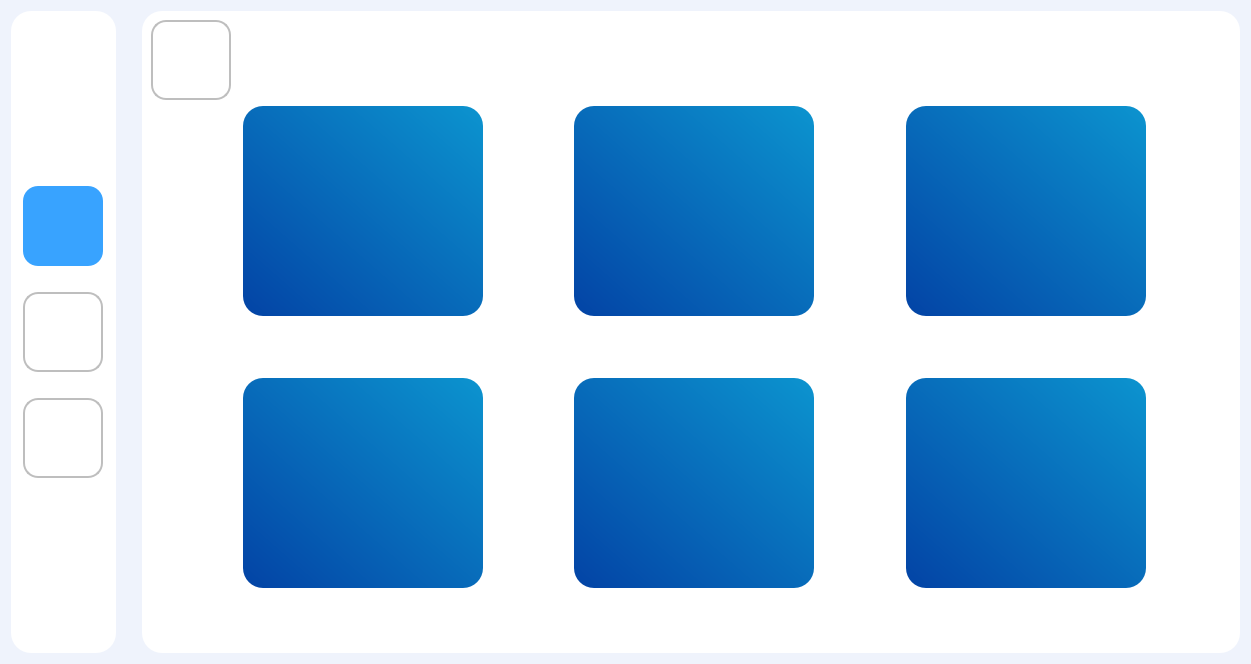
<?xml version="1.0" encoding="UTF-8"?>
<ui version="4.0">
 <class>Form</class>
 <widget class="QWidget" name="Form">
  <property name="geometry">
   <rect>
    <x>0</x>
    <y>0</y>
    <width>1251</width>
    <height>664</height>
   </rect>
  </property>
  <property name="windowTitle">
   <string>Form</string>
  </property>
  <property name="styleSheet">
   <string notr="true">font-family:Ubuntu;
font-size: 20px;
background-color: rgb(239, 243, 252);</string>
  </property>
  <layout class="QGridLayout" name="gridLayout_2">
   <item row="0" column="2">
    <widget class="QGroupBox" name="groupBox_2">
     <property name="styleSheet">
      <string notr="true">background-color: rgb(255, 255, 255);
border-radius:20% 20%;
	border-top-color: rgb(0, 0, 0);
</string>
     </property>
     <property name="title">
      <string/>
     </property>
     <layout class="QGridLayout" name="gridLayout_3">
      <item row="3" column="1">
       <widget class="QPushButton" name="diabetes_btn">
        <property name="minimumSize">
         <size>
          <width>240</width>
          <height>210</height>
         </size>
        </property>
        <property name="maximumSize">
         <size>
          <width>240</width>
          <height>210</height>
         </size>
        </property>
        <property name="styleSheet">
         <string notr="true">QPushButton{
background-color: qlineargradient(spread:pad, x1:0, y1:1, x2:1, y2:0, stop:0 rgba(3, 67, 165, 255), stop:1 rgba(12, 148, 207, 255));

}

QPushButton:pressed{
padding-left:5px;
padding-top:5px;
background-color:rgba(2, 65, 118, 100);
background-postion:calc(100% - 10px) center;

}

QPushButton:hover {
	background-color: rgb(181, 181, 181);
border-radius:20% 20%;
	border-color: rgb(0, 0, 0);

}</string>
        </property>
        <property name="text">
         <string/>
        </property>
        <property name="icon">
         <iconset resource="app_resources.qrc">
          <normaloff>:/ICONS/icons/diabetes text.png</normaloff>:/ICONS/icons/diabetes text.png</iconset>
        </property>
        <property name="iconSize">
         <size>
          <width>160</width>
          <height>160</height>
         </size>
        </property>
        <property name="flat">
         <bool>false</bool>
        </property>
       </widget>
      </item>
      <item row="1" column="6">
       <spacer name="horizontalSpacer_4">
        <property name="orientation">
         <enum>Qt::Horizontal</enum>
        </property>
        <property name="sizeHint" stdset="0">
         <size>
          <width>40</width>
          <height>20</height>
         </size>
        </property>
       </spacer>
      </item>
      <item row="1" column="2">
       <spacer name="horizontalSpacer_6">
        <property name="orientation">
         <enum>Qt::Horizontal</enum>
        </property>
        <property name="sizeHint" stdset="0">
         <size>
          <width>40</width>
          <height>20</height>
         </size>
        </property>
       </spacer>
      </item>
      <item row="2" column="1">
       <spacer name="verticalSpacer_9">
        <property name="orientation">
         <enum>Qt::Vertical</enum>
        </property>
        <property name="sizeHint" stdset="0">
         <size>
          <width>20</width>
          <height>40</height>
         </size>
        </property>
       </spacer>
      </item>
      <item row="4" column="1">
       <spacer name="verticalSpacer_6">
        <property name="orientation">
         <enum>Qt::Vertical</enum>
        </property>
        <property name="sizeHint" stdset="0">
         <size>
          <width>20</width>
          <height>40</height>
         </size>
        </property>
       </spacer>
      </item>
      <item row="3" column="5">
       <widget class="QPushButton" name="parkinson_btn">
        <property name="minimumSize">
         <size>
          <width>240</width>
          <height>210</height>
         </size>
        </property>
        <property name="maximumSize">
         <size>
          <width>240</width>
          <height>210</height>
         </size>
        </property>
        <property name="styleSheet">
         <string notr="true">QPushButton{
background-color: qlineargradient(spread:pad, x1:0, y1:1, x2:1, y2:0, stop:0 rgba(3, 67, 165, 255), stop:1 rgba(12, 148, 207, 255));

}

QPushButton:pressed{
padding-left:5px;
padding-top:5px;
background-color:rgba(2, 65, 118, 100);
background-postion:calc(100% - 10px) center;

}

QPushButton:hover {
	background-color: rgb(181, 181, 181);
border-radius:20% 20%;
	border-color: rgb(0, 0, 0);

}</string>
        </property>
        <property name="text">
         <string/>
        </property>
        <property name="icon">
         <iconset resource="app_resources.qrc">
          <normaloff>:/ICONS/icons/parkinson text.png</normaloff>:/ICONS/icons/parkinson text.png</iconset>
        </property>
        <property name="iconSize">
         <size>
          <width>150</width>
          <height>150</height>
         </size>
        </property>
        <property name="flat">
         <bool>false</bool>
        </property>
       </widget>
      </item>
      <item row="0" column="3">
       <spacer name="verticalSpacer_13">
        <property name="orientation">
         <enum>Qt::Vertical</enum>
        </property>
        <property name="sizeHint" stdset="0">
         <size>
          <width>20</width>
          <height>40</height>
         </size>
        </property>
       </spacer>
      </item>
      <item row="1" column="5">
       <widget class="QPushButton" name="breast_btn">
        <property name="minimumSize">
         <size>
          <width>240</width>
          <height>210</height>
         </size>
        </property>
        <property name="maximumSize">
         <size>
          <width>240</width>
          <height>210</height>
         </size>
        </property>
        <property name="styleSheet">
         <string notr="true">QPushButton{
background-color: qlineargradient(spread:pad, x1:0, y1:1, x2:1, y2:0, stop:0 rgba(3, 67, 165, 255), stop:1 rgba(12, 148, 207, 255));

}

QPushButton:pressed{
padding-left:5px;
padding-top:5px;
background-color:rgba(2, 65, 118, 100);
background-postion:calc(100% - 10px) center;

}

QPushButton:hover {
	background-color: rgb(181, 181, 181);
border-radius:20% 20%;
	border-color: rgb(0, 0, 0);

}</string>
        </property>
        <property name="text">
         <string/>
        </property>
        <property name="icon">
         <iconset resource="app_resources.qrc">
          <normaloff>:/ICONS/icons/breast cancer text.png</normaloff>:/ICONS/icons/breast cancer text.png</iconset>
        </property>
        <property name="iconSize">
         <size>
          <width>150</width>
          <height>150</height>
         </size>
        </property>
        <property name="flat">
         <bool>false</bool>
        </property>
       </widget>
      </item>
      <item row="1" column="0">
       <spacer name="horizontalSpacer_2">
        <property name="orientation">
         <enum>Qt::Horizontal</enum>
        </property>
        <property name="sizeHint" stdset="0">
         <size>
          <width>40</width>
          <height>20</height>
         </size>
        </property>
       </spacer>
      </item>
      <item row="1" column="3">
       <widget class="QPushButton" name="heart_btn">
        <property name="minimumSize">
         <size>
          <width>240</width>
          <height>210</height>
         </size>
        </property>
        <property name="maximumSize">
         <size>
          <width>240</width>
          <height>210</height>
         </size>
        </property>
        <property name="styleSheet">
         <string notr="true">QPushButton{
background-color: qlineargradient(spread:pad, x1:0, y1:1, x2:1, y2:0, stop:0 rgba(3, 67, 165, 255), stop:1 rgba(12, 148, 207, 255));

}

QPushButton:pressed{
padding-left:5px;
padding-top:5px;
background-color:rgba(2, 65, 118, 100);
background-postion:calc(100% - 10px) center;

}

QPushButton:hover {
	background-color: rgb(181, 181, 181);
border-radius:20% 20%;
	border-color: rgb(0, 0, 0);

}</string>
        </property>
        <property name="text">
         <string/>
        </property>
        <property name="icon">
         <iconset resource="app_resources.qrc">
          <normaloff>:/ICONS/icons/heart text.png</normaloff>:/ICONS/icons/heart text.png</iconset>
        </property>
        <property name="iconSize">
         <size>
          <width>150</width>
          <height>150</height>
         </size>
        </property>
        <property name="flat">
         <bool>false</bool>
        </property>
       </widget>
      </item>
      <item row="3" column="0">
       <spacer name="horizontalSpacer_3">
        <property name="orientation">
         <enum>Qt::Horizontal</enum>
        </property>
        <property name="sizeHint" stdset="0">
         <size>
          <width>40</width>
          <height>20</height>
         </size>
        </property>
       </spacer>
      </item>
      <item row="2" column="5">
       <spacer name="verticalSpacer_11">
        <property name="orientation">
         <enum>Qt::Vertical</enum>
        </property>
        <property name="sizeHint" stdset="0">
         <size>
          <width>20</width>
          <height>40</height>
         </size>
        </property>
       </spacer>
      </item>
      <item row="4" column="3">
       <spacer name="verticalSpacer_7">
        <property name="orientation">
         <enum>Qt::Vertical</enum>
        </property>
        <property name="sizeHint" stdset="0">
         <size>
          <width>20</width>
          <height>40</height>
         </size>
        </property>
       </spacer>
      </item>
      <item row="3" column="6">
       <spacer name="horizontalSpacer_5">
        <property name="orientation">
         <enum>Qt::Horizontal</enum>
        </property>
        <property name="sizeHint" stdset="0">
         <size>
          <width>40</width>
          <height>20</height>
         </size>
        </property>
       </spacer>
      </item>
      <item row="1" column="1">
       <widget class="QPushButton" name="brain_cancer_btn">
        <property name="minimumSize">
         <size>
          <width>240</width>
          <height>210</height>
         </size>
        </property>
        <property name="maximumSize">
         <size>
          <width>240</width>
          <height>210</height>
         </size>
        </property>
        <property name="styleSheet">
         <string notr="true">QPushButton{
	border-top-color: rgb(0, 0, 0);
background-color: qlineargradient(spread:pad, x1:0, y1:1, x2:1, y2:0, stop:0 rgba(3, 67, 165, 255), stop:1 rgba(12, 148, 207, 255));

}

QPushButton:pressed{
padding-left:5px;
padding-top:5px;
background-color:rgba(2, 65, 118, 100);
background-postion:calc(100% - 10px) center;

}

QPushButton:hover {
	background-color: rgb(181, 181, 181);
border-radius:20% 20%;
	border-color: rgb(0, 0, 0);

}</string>
        </property>
        <property name="text">
         <string/>
        </property>
        <property name="icon">
         <iconset resource="app_resources.qrc">
          <normaloff>:/ICONS/icons/brain text.png</normaloff>:/ICONS/icons/brain text.png</iconset>
        </property>
        <property name="iconSize">
         <size>
          <width>150</width>
          <height>150</height>
         </size>
        </property>
        <property name="flat">
         <bool>false</bool>
        </property>
       </widget>
      </item>
      <item row="0" column="1">
       <spacer name="verticalSpacer_12">
        <property name="orientation">
         <enum>Qt::Vertical</enum>
        </property>
        <property name="sizeHint" stdset="0">
         <size>
          <width>20</width>
          <height>40</height>
         </size>
        </property>
       </spacer>
      </item>
      <item row="3" column="3">
       <widget class="QPushButton" name="blood_btn">
        <property name="minimumSize">
         <size>
          <width>240</width>
          <height>210</height>
         </size>
        </property>
        <property name="maximumSize">
         <size>
          <width>240</width>
          <height>210</height>
         </size>
        </property>
        <property name="styleSheet">
         <string notr="true">QPushButton{
background-color: qlineargradient(spread:pad, x1:0, y1:1, x2:1, y2:0, stop:0 rgba(3, 67, 165, 255), stop:1 rgba(12, 148, 207, 255));

}

QPushButton:pressed{
padding-left:5px;
padding-top:5px;
background-color:rgba(2, 65, 118, 100);
background-postion:calc(100% - 10px) center;

}

QPushButton:hover {
	background-color: rgb(181, 181, 181);
border-radius:20% 20%;
	border-color: rgb(0, 0, 0);

}</string>
        </property>
        <property name="text">
         <string/>
        </property>
        <property name="icon">
         <iconset resource="app_resources.qrc">
          <normaloff>:/ICONS/icons/blood with text.png</normaloff>:/ICONS/icons/blood with text.png</iconset>
        </property>
        <property name="iconSize">
         <size>
          <width>150</width>
          <height>150</height>
         </size>
        </property>
        <property name="flat">
         <bool>false</bool>
        </property>
       </widget>
      </item>
      <item row="4" column="5">
       <spacer name="verticalSpacer_8">
        <property name="orientation">
         <enum>Qt::Vertical</enum>
        </property>
        <property name="sizeHint" stdset="0">
         <size>
          <width>20</width>
          <height>40</height>
         </size>
        </property>
       </spacer>
      </item>
      <item row="2" column="3">
       <spacer name="verticalSpacer_10">
        <property name="orientation">
         <enum>Qt::Vertical</enum>
        </property>
        <property name="sizeHint" stdset="0">
         <size>
          <width>20</width>
          <height>40</height>
         </size>
        </property>
       </spacer>
      </item>
      <item row="3" column="2">
       <spacer name="horizontalSpacer_7">
        <property name="orientation">
         <enum>Qt::Horizontal</enum>
        </property>
        <property name="sizeHint" stdset="0">
         <size>
          <width>40</width>
          <height>20</height>
         </size>
        </property>
       </spacer>
      </item>
      <item row="0" column="5">
       <spacer name="verticalSpacer_14">
        <property name="orientation">
         <enum>Qt::Vertical</enum>
        </property>
        <property name="sizeHint" stdset="0">
         <size>
          <width>20</width>
          <height>40</height>
         </size>
        </property>
       </spacer>
      </item>
      <item row="1" column="4">
       <spacer name="horizontalSpacer_8">
        <property name="orientation">
         <enum>Qt::Horizontal</enum>
        </property>
        <property name="sizeHint" stdset="0">
         <size>
          <width>40</width>
          <height>20</height>
         </size>
        </property>
       </spacer>
      </item>
      <item row="3" column="4">
       <spacer name="horizontalSpacer_9">
        <property name="orientation">
         <enum>Qt::Horizontal</enum>
        </property>
        <property name="sizeHint" stdset="0">
         <size>
          <width>40</width>
          <height>20</height>
         </size>
        </property>
       </spacer>
      </item>
      <item row="0" column="0">
       <widget class="QPushButton" name="results_btn">
        <property name="minimumSize">
         <size>
          <width>80</width>
          <height>80</height>
         </size>
        </property>
        <property name="maximumSize">
         <size>
          <width>80</width>
          <height>80</height>
         </size>
        </property>
        <property name="styleSheet">
         <string notr="true">QPushButton{
background-color: rgb(255, 255, 255,0);
border-radius:15% 15%;
	border-color: rgb(0, 0, 0);



border: 2px solid #bebebe ;
	background-color: rgb(214, 214, 214);
  background-color: white;
  color: black;
}

QPushButton:pressed{
padding-left:5px;
padding-top:5px;
background-postion:calc(100% - 10px) center;
}

QPushButton:hover {
background-color: qlineargradient(spread:pad, x1:0, y1:1, x2:1, y2:0, stop:0 rgba(3, 67, 165,.5), stop:1 rgba(12, 148, 207,.1));}</string>
        </property>
        <property name="text">
         <string/>
        </property>
        <property name="icon">
         <iconset resource="app_resources.qrc">
          <normaloff>:/ICONS/icons/2 (1).png</normaloff>:/ICONS/icons/2 (1).png</iconset>
        </property>
        <property name="iconSize">
         <size>
          <width>40</width>
          <height>40</height>
         </size>
        </property>
        <property name="flat">
         <bool>true</bool>
        </property>
       </widget>
      </item>
     </layout>
    </widget>
   </item>
   <item row="0" column="1">
    <spacer name="verticalSpacer_3">
     <property name="orientation">
      <enum>Qt::Vertical</enum>
     </property>
     <property name="sizeHint" stdset="0">
      <size>
       <width>20</width>
       <height>693</height>
      </size>
     </property>
    </spacer>
   </item>
   <item row="0" column="0">
    <widget class="QGroupBox" name="groupBox">
     <property name="minimumSize">
      <size>
       <width>105</width>
       <height>0</height>
      </size>
     </property>
     <property name="maximumSize">
      <size>
       <width>105</width>
       <height>16777215</height>
      </size>
     </property>
     <property name="styleSheet">
      <string notr="true">QGroupBox{
	background-color: rgb(255, 255, 255);

border-radius: 20% 20%;
color: white;
  box-shadow: 5px 10px;

;}</string>
     </property>
     <property name="title">
      <string/>
     </property>
     <layout class="QGridLayout" name="gridLayout">
      <item row="5" column="0">
       <widget class="QPushButton" name="user_btn">
        <property name="minimumSize">
         <size>
          <width>80</width>
          <height>80</height>
         </size>
        </property>
        <property name="styleSheet">
         <string notr="true">QPushButton{
background-color: rgb(255, 255, 255,0);
border-radius:15% 15%;
	border-color: rgb(0, 0, 0);



border: 2px solid #bebebe ;
	background-color: rgb(214, 214, 214);
  background-color: white;
  color: black;
}

QPushButton:pressed{
padding-left:5px;
padding-top:5px;
background-postion:calc(100% - 10px) center;
}

QPushButton:hover {
	background-color: rgb(255, 95, 86,.5);}
</string>
        </property>
        <property name="text">
         <string/>
        </property>
        <property name="icon">
         <iconset resource="app_resources.qrc">
          <normaloff>:/ICONS/icons/22.png</normaloff>:/ICONS/icons/22.png</iconset>
        </property>
        <property name="iconSize">
         <size>
          <width>40</width>
          <height>40</height>
         </size>
        </property>
        <property name="flat">
         <bool>true</bool>
        </property>
       </widget>
      </item>
      <item row="7" column="0">
       <widget class="QPushButton" name="change_password_btn">
        <property name="minimumSize">
         <size>
          <width>80</width>
          <height>80</height>
         </size>
        </property>
        <property name="styleSheet">
         <string notr="true">QPushButton{
background-color: rgb(255, 255, 255,0);
border-radius:15% 15%;
	border-color: rgb(0, 0, 0);



border: 2px solid #bebebe ;
	background-color: rgb(214, 214, 214);
  background-color: white;
  color: black;
}

QPushButton:pressed{
padding-left:5px;
padding-top:5px;
background-postion:calc(100% - 10px) center;
}

QPushButton:hover {
	background-color: rgb(255, 240, 76,.5);}</string>
        </property>
        <property name="text">
         <string/>
        </property>
        <property name="icon">
         <iconset resource="app_resources.qrc">
          <normaloff>:/ICONS/icons/password.png</normaloff>:/ICONS/icons/password.png</iconset>
        </property>
        <property name="iconSize">
         <size>
          <width>40</width>
          <height>40</height>
         </size>
        </property>
        <property name="flat">
         <bool>true</bool>
        </property>
       </widget>
      </item>
      <item row="6" column="0">
       <spacer name="verticalSpacer_5">
        <property name="orientation">
         <enum>Qt::Vertical</enum>
        </property>
        <property name="sizeType">
         <enum>QSizePolicy::Fixed</enum>
        </property>
        <property name="sizeHint" stdset="0">
         <size>
          <width>20</width>
          <height>20</height>
         </size>
        </property>
       </spacer>
      </item>
      <item row="8" column="0">
       <spacer name="verticalSpacer_4">
        <property name="orientation">
         <enum>Qt::Vertical</enum>
        </property>
        <property name="sizeHint" stdset="0">
         <size>
          <width>20</width>
          <height>40</height>
         </size>
        </property>
       </spacer>
      </item>
      <item row="0" column="0">
       <spacer name="verticalSpacer_2">
        <property name="orientation">
         <enum>Qt::Vertical</enum>
        </property>
        <property name="sizeHint" stdset="0">
         <size>
          <width>20</width>
          <height>20</height>
         </size>
        </property>
       </spacer>
      </item>
      <item row="4" column="0">
       <spacer name="verticalSpacer">
        <property name="orientation">
         <enum>Qt::Vertical</enum>
        </property>
        <property name="sizeType">
         <enum>QSizePolicy::Fixed</enum>
        </property>
        <property name="sizeHint" stdset="0">
         <size>
          <width>20</width>
          <height>20</height>
         </size>
        </property>
       </spacer>
      </item>
      <item row="3" column="0">
       <widget class="QPushButton" name="home_btn">
        <property name="minimumSize">
         <size>
          <width>80</width>
          <height>80</height>
         </size>
        </property>
        <property name="maximumSize">
         <size>
          <width>80</width>
          <height>80</height>
         </size>
        </property>
        <property name="styleSheet">
         <string notr="true">QPushButton{
	background-color: rgb(56, 163, 255);
border-radius:15% 15%;
	border-color: rgb(0, 0, 0);




}

QPushButton:pressed{
padding-left:5px;
padding-top:5px;
background-postion:calc(100% - 10px) center;
}

QPushButton:hover {
background-color: qlineargradient(spread:pad, x1:0, y1:1, x2:1, y2:0, stop:0 rgba(3, 67, 165,.5), stop:1 rgba(12, 148, 207,.1));}</string>
        </property>
        <property name="text">
         <string/>
        </property>
        <property name="icon">
         <iconset resource="app_resources.qrc">
          <normaloff>:/ICONS/icons/home.png</normaloff>:/ICONS/icons/home.png</iconset>
        </property>
        <property name="iconSize">
         <size>
          <width>50</width>
          <height>50</height>
         </size>
        </property>
        <property name="flat">
         <bool>true</bool>
        </property>
       </widget>
      </item>
     </layout>
    </widget>
   </item>
  </layout>
 </widget>
 <resources>
  <include location="app_resources.qrc"/>
 </resources>
 <connections/>
</ui>
